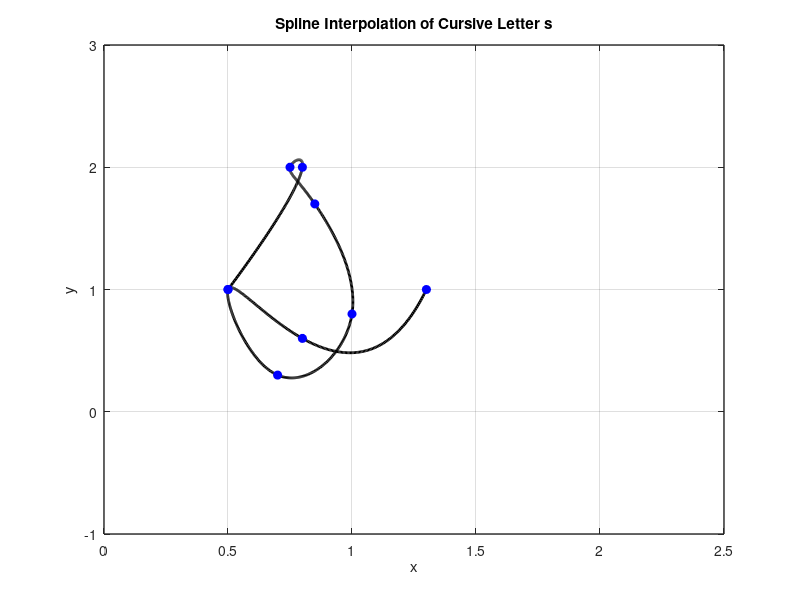

This figure's MATLAB source:
x = [0.5 0.8 0.75 0.85 1 0.7 0.5 0.8 1.3];
y = [1 2 2 1.7 0.8 0.3 1 0.6 1];

n = length(x);
t = 0:n-1; % Parametric coordinate t
tt = 0:0.01:n-1; % More dense coordinate tt for spline interpolation

% Compute spline interpolation
xx = spline(t, x, tt);
yy = spline(t, y, tt);

% Plot settings
figure(1)
plot(xx, yy, 'k', 'LineWidth', 2) % plot spline
hold on
plot(x, y, 'bo', 'MarkerFaceColor', 'b') % plot data points
axis([0 2.5 -1 3])
grid on
title('Spline Interpolation of Cursive Letter s')
xlabel('x')
ylabel('y')
set(gca, 'FontSize', 10, 'LineWidth', 1)
grid on